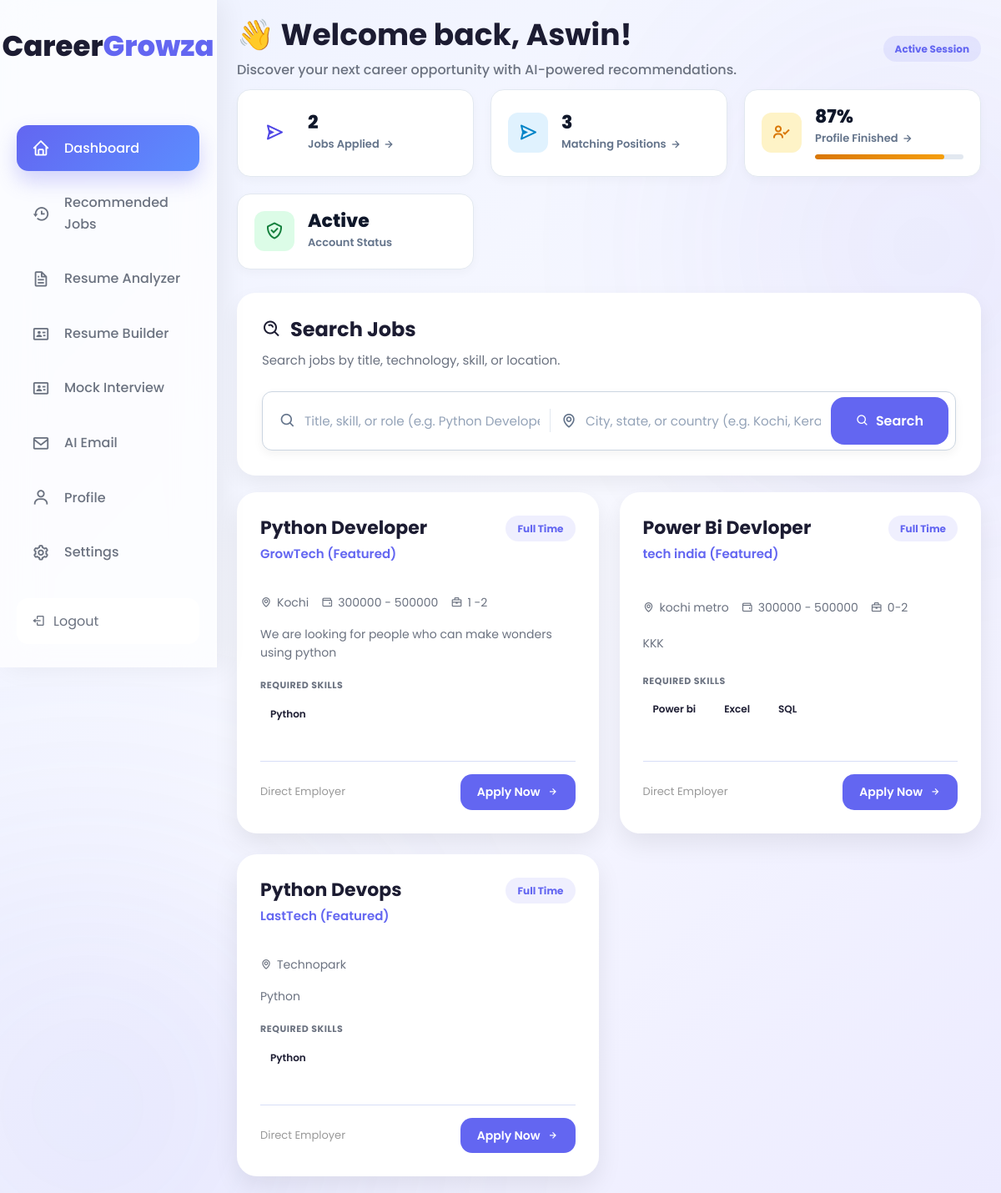
The page /dashboard/ (signed in) on the database its author committed.
### web/models.py (models this page shows, shortened)
class Profile(models.Model):
    user = models.OneToOneField(User, on_delete=models.CASCADE)
    first_name = models.CharField(max_length=100, blank=True)
    last_name = models.CharField(max_length=100, blank=True)
    email = models.EmailField(blank=True)
    phone = models.CharField(max_length=20, blank=True)
    age = models.IntegerField(null=True, blank=True)
    city = models.CharField(max_length=100, blank=True)
    country = models.CharField(max_length=100, blank=True)
    address = models.CharField(max_length=255, null=True, blank=True)
    profile_picture = models.ImageField(upload_to='profile_pics/', blank=True, null=True)
    headline = models.CharField(max_length=255, blank=True)
    education = models.CharField(max_length=100, blank=True)
    experience_level = models.CharField(max_length=50, blank=True)
    years_of_experience = models.PositiveIntegerField(default=0)
    bio = models.TextField(blank=True)

class RecruiterJob(models.Model):
    recruiter = models.ForeignKey(User, on_delete=models.CASCADE, limit_choices_to={'is_staff': True}) # Or extend via a profile type
    title = models.CharField(max_length=255)
    company_name = models.CharField(max_length=255)
    location = models.CharField(max_length=255)
    description = models.TextField()
    salary = models.CharField(max_length=100, blank=True, null=True, help_text="e.g. ₹6,000,000 - ₹12,000,000 PA or $80k - $100k")
    experience_required = models.CharField(max_length=100, blank=True, null=True, help_text="e.g. 2-4 Years or Entry Level")
    required_skills = models.JSONField(default=list, blank=True)
    redirect_url = models.URLField(blank=True, null=True, help_text="Link to external application form if applicable")
    created_at = models.DateTimeField(auto_now_add=True)

### web/views.py (the view)
# urls.py: path('dashboard/', views.dashboard_all_jobs_view, name='dashboard'),
@login_required
def dashboard_all_jobs_view(request):
    profile_obj, _ = Profile.objects.get_or_create(user=request.user)
    if request.user.is_staff:
        return redirect('recruiter_dashboard')
    user = request.user
    skill_profile = UserSkillProfile.objects.filter(profile=profile_obj).first()
    has_skills = False
    if skill_profile:
        user_skills = (
            skill_profile.technical_skills +
            skill_profile.frameworks +
            skill_profile.tools +
            skill_profile.databases +
            skill_profile.cloud_skills +
            skill_profile.soft_skills
        )
        if user_skills:
            has_skills = True
    total_fields = 8
    completed_fields = sum([
        bool(user.first_name and user.last_name),
        bool(user.email),
        bool(profile_obj.phone),
        bool(profile_obj.city and profile_obj.country),
        bool(profile_obj.address),
        bool(profile_obj.profile_picture),
        bool(profile_obj.age),
        bool(has_skills),
    ])
    profile_completion = int((completed_fields / total_fields) * 100)
    applied_count = Application.objects.filter(applicant=user).count()
    query = request.GET.get('q', '').strip()
    location_query = request.GET.get('location', '').strip()
    search_query = query if query else "Python Developer"
    db_jobs = RecruiterJob.objects.all().order_by('-created_at')
    if query:
        db_jobs = db_jobs.filter(
            Q(title__icontains=query) |
            Q(company_name__icontains=query) |
            Q(description__icontains=query)
        )
    if location_query:
        db_jobs = db_jobs.filter(Q(location__icontains=location_query))
    if not query and not location_query:
        db_jobs = db_jobs[:5]
    local_recruiter_jobs = []
    for r_job in db_jobs:
        if isinstance(r_job.required_skills, list):
            skills_list = r_job.required_skills
        elif isinstance(r_job.required_skills, str):
            skills_list = [s.strip() for s in r_job.required_skills.split(',') if s.strip()]
        else:
            skills_list = []
        local_recruiter_jobs.append({
            'title': r_job.title,
            'company': f"{r_job.company_name} (Featured)",
            'location': r_job.location,
            'description': r_job.description,
            'salary': r_job.salary,
            'experience_required': r_job.experience_required,
            'redirect_url': f"/jobs/apply/{r_job.id}/",
            'contract_time': "Full Time",
            'skills': skills_list,
            'is_local': True,
        })
    try:
        raw_adzuna_jobs = search_jobs(search_query, location=location_query) if location_query else search_jobs(search_query)
        cleaned_adzuna_jobs = normalize_jobs(raw_adzuna_jobs)
    except Exception as e:
        print(f"API Error: {e}")
        cleaned_adzuna_jobs = []
    combined_job_listings = local_recruiter_jobs + cleaned_adzuna_jobs
    matching_positions_count = len(combined_job_listings) if has_skills else 0
    context = {
        'profile': profile_obj,
        'adzuna_jobs': combined_job_listings,
        'matching_positions_count': matching_positions_count,
        'has_skills': has_skills,
        'current_query': query,
        'current_location': location_query,
        'applied_count': applied_count,
        'profile_completion': profile_completion,
    }
    return render(request, 'dashboard.html', context)

### web/templates/dashboard.html (shortened to what this page needs)
{% load static %}
<!DOCTYPE html>
<html lang="en">
<head>
  <link rel="stylesheet" href="https://unpkg.com/boxicons@2.1.4/css/boxicons.min.css">
  <link rel="stylesheet" href="{% static 'css/common.css' %}">
  <link rel="stylesheet" href="{% static 'css/layout.css' %}">
  <link rel="stylesheet" href="{% static 'css/sidebar.css' %}">
  <link rel="stylesheet" href="{% static 'css/dashboard.css' %}">
</head>
<body>
{% include "navbar.html" with active_page="dashboard" %}
    <main class="main-content">
        <div class="topbar">
            <div class="topbar-left">
                <h1>👋 Welcome back, {{ profile.user }}!</h1>
                <p class="dashboard-subtitle">Discover your next career opportunity with AI-powered recommendations.</p>
            </div>
            <div class="topbar-profile">
                <span class="job-category-badge">Active Session</span>
            </div>
        </div>
        <div class="candidate-stats-grid">
            <a href="{% url 'applied_jobs' %}" class="cand-stat-card stat-card-link">
                <div class="cand-stat-icon icon-purple">
                    <i class='bx bx-send'></i>
                </div>
                <div class="cand-stat-info">
                    <h3>{{ applied_count|default:"0" }}</h3>
                    <p>Jobs Applied <i class='bx bx-right-arrow-alt icon-arrow'></i></p>
                </div>
            </a>
            <a href="{% url 'recomend_jobs' %}" class="cand-stat-card stat-card-link">
                <div class="cand-stat-icon icon-blue">
                    <i class='bx bx-send'></i>
                </div>
                <div class="cand-stat-info">
                    <h3>{{ matching_positions_count|default:"0" }}</h3>
                    <p>Matching Positions <i class='bx bx-right-arrow-alt icon-arrow'></i></p>
                </div>
            </a>
            <a href="{% url 'profile' %}" class="cand-stat-card stat-card-link">
                <div class="cand-stat-icon icon-amber">
                    <i class='bx bx-user-check'></i>
                </div>
                <div class="cand-stat-info" style="width: 100%;">
                    <h3>{{ profile_completion|default:"50" }}%</h3>
                    <p>Profile Finished <i class='bx bx-right-arrow-alt icon-arrow'></i></p>
                    <div class="profile-progress-bar">
                        <div class="profile-progress-fill" style="width: {{ profile_completion|default:'50' }}%;"></div>
                    </div>
                </div>
            </a>
            <div class="cand-stat-card">
                <div class="cand-stat-icon icon-green">
                    <i class='bx bx-check-shield'></i>
                </div>
                <div class="cand-stat-info">
                    <h3>Active</h3>
                    <p>Account Status</p>
                </div>
            </div>
        </div>
        <div id="searchSection" class="search-section">
            <h2 class="section-title"><i class='bx bx-search-alt'></i> Search Jobs</h2>
            <p class="section-description">Search jobs by title, technology, skill, or location.</p>
            <form method="GET" action="{% url 'dashboard' %}" class="search-form-dual">
                <div class="search-field-group">
                    <i class='bx bx-search'></i>
                    <input type="text" name="q" value="{{ current_query }}" placeholder="Title, skill, or role (e.g. Python Developer)">
                </div>
                <div class="search-field-group">
                    <i class='bx bx-map'></i>
                    <input type="text" name="location" value="{{ current_location }}" placeholder="City, state, or country (e.g. Kochi, Kerala)">
                </div>
                <button type="submit" class="search-btn"><i class='bx bx-search'></i> Search</button>
            </form>
        </div>
        {% if adzuna_jobs %}
        <div class="cards">
            {% for job in adzuna_jobs %}
            <div class="job-card">
                <div class="job-header">
                    <div class="job-info">
                        <h2 class="job-title">{{ job.title|truncatechars:45 }}</h2>
                        <p class="company-name">{{ job.company }}</p>
                    </div>
                    {% if job.contract_time %}
                    <span class="job-type">{{ job.contract_time|title }}</span>
                    {% endif %}
                </div>
                <div class="job-meta">
                    {% if job.location %}
                    <span><i class='bx bx-map'></i> {{ job.location }}</span>
                    {% endif %}
                    {% if job.salary %}
                    <span><i class='bx bx-wallet'></i> {{ job.salary }}</span>
                    {% elif job.salary_min %}
                    <span><i class='bx bx-wallet'></i> {{ job.salary_min }} - {{ job.salary_max }}</span>
                    {% endif %}
                    {% if job.experience_required %}
                    <span><i class='bx bx-briefcase'></i> {{ job.experience_required }}</span>
                    {% endif %}
                </div>
                <p class="job-desc">{{ job.description|truncatechars:120 }}</p>
                <div class="skills-box">
                    <p class="skills-title">Required Skills</p>
                    <div class="skills-tags">
                        {% for skill in job.skills|slice:":5" %}
                            <span class="skill-tag">{{ skill }}</span>
                        {% empty %}
                            <span class="no-skills">No skills detected</span>
                        {% endfor %}
                    </div>
                </div>
                <div class="job-footer">
                    <span class="source">
                        {% if job.is_local %}Direct Employer{% else %}Adzuna API{% endif %}
                    </span>
                    {% if job.is_local %}
                        <a href="{{ job.redirect_url }}" class="apply-btn">
                             Apply Now <i class='bx bx-right-arrow-alt'></i>
                        </a>
                    {% else %}
                        <a href="{{ job.redirect_url }}" target="_blank" class="apply-btn">
                            Apply Now <i class='bx bx-right-arrow-alt'></i>
                        </a>
                    {% endif %}
                </div>
            </div>
            {% endfor %}
        </div>
        {% else %}
        <div class="no-jobs-box">
            <i class='bx bx-search-alt'></i>
            <h2>No Jobs Found</h2>
            <p>Try searching with another keyword.</p>
        </div>
        {% endif %}
    </main>
</body>
</html>

### web/templates/navbar.html (shortened to what this page needs)
{% load static %}
<aside class="sidebar">
    <div class="sidebar-logo">
        <a href="{% url 'dashboard' %}" class="nav-logo">
            <span class="logo-full">
                Career<span>Growza</span>
            </span>
        </a>
    </div>
    <ul class="sidebar-links">
        <li>
            <a href="{% url 'dashboard' %}"
               class="{% if request.path == '/dashboard/' %}active{% endif %}"
               title="Dashboard">
                <i class="bx bx-home"></i>
                <span>Dashboard</span>
            </a>
        </li>
        <li>
            <a href="{% url 'recomend_jobs' %}"
               class="{% if request.path == '/recomend_jobs/' %}active{% endif %}"
               title="Recommended Jobs">
                <i class="bx bx-history"></i>
                <span>Recommended Jobs</span>
            </a>
        </li>
        <li>
            <a href="{% url 'resume_analyzer' %}"
               class="{% if request.path == '/resume-analyzer/' %}active{% endif %}"
               title="Resume Analyzer">
                <i class="bx bx-file"></i>
                <span>Resume Analyzer</span>
            </a>
        </li>
        <li>
            <a href="{% url 'resume_builder' %}"
               class="{% if request.path == '/resume_builder/' %}active{% endif %}"
               title="Resume Builder">
                <i class="bx bx-id-card"></i>
                <span>Resume Builder</span>
            </a>
        </li>
        <li>
            <a href="{% url 'mock_interview' %}"
               class="{% if request.path == '/interview/' %}active{% endif %}"
               title="Mock Interview">
                <i class="bx bx-id-card"></i>
                <span>Mock Interview</span>
            </a>
        </li>
        <li>
            <a href="{% url 'ai_agent' %}"
               class="{% if request.path == '/ai_agent/' %}active{% endif %}"
               title="AI Email">
                <i class="bx bx-envelope"></i>
                <span>AI Email</span>
            </a>
        </li>
        <li>
            <a href="{% url 'profile' %}"
               class="{% if request.path == '/profile/' %}active{% endif %}"
               title="Profile">
                <i class="bx bx-user"></i>
                <span>Profile</span>
            </a>
        </li>
        <li>
            <a href="{% url 'settings' %}"
               class="{% if request.path == '/settings/' %}active{% endif %}"
               title="Settings">
                <i class="bx bx-cog"></i>
                <span>Settings</span>
            </a>
        </li>
    </ul>
    <div class="sidebar-bottom">
        <a href="{% url 'user-logout' %}" title="Logout">
            <i class="bx bx-log-out"></i>
            <span>Logout</span>
        </a>
    </div>
</aside>

### rows shown on the page
Profile: user "Aswin"
RecruiterJob: title "Python Developer", location "Kochi", salary "300000 - 500000", experience_required "1 -2", description "We are looking for people who can make wonders using python"
RecruiterJob: title "Power Bi Devloper", location "kochi metro", salary "300000 - 500000", experience_required "0-2", description "KKK"
RecruiterJob: title "Python Devops", location "Technopark", description "Python"

### other values the page prints
{{ applied_count|default:"0" }} "2"
{{ matching_positions_count|default:"0" }} "3"
{{ profile_completion|default:"50" }} "87"
{{ job.company }} "GrowTech (Featured)" "tech india (Featured)" "LastTech (Featured)"
{{ job.contract_time|title }} "Full Time" "Full Time" "Full Time"
{{ skill }} "Python" "Power bi" "Excel" "SQL" "Python"
